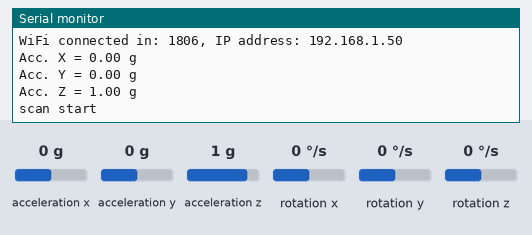
A sketch run on a simulated ESP32. On the bench: the last lines printed to the serial monitor. The inputs (shaded band) are chosen by the test bench; at power-on: acceleration x 0 g, acceleration y 0 g, acceleration z 1 g, rotation x 0 °/s, rotation y 0 °/s, rotation z 0 °/s. WiFi joins after 1.5 s; servers stay silent unless stated; a WiFi scan finds three made-up networks; uploads are accepted with an empty reply; web services answer with replies made up by the test bench.

Above: at 3.0 s.
3.1 s: acceleration x set to -0.2 g
At 7.7 s:
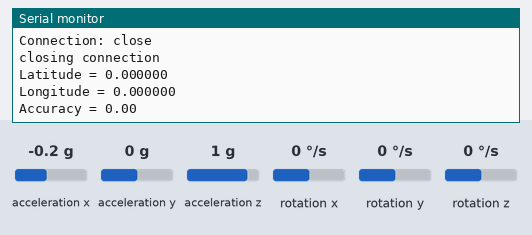
10.7 s: acceleration y set to -0.2 g
At 14.2 s:
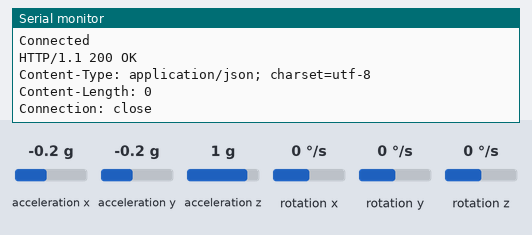
Timing chart, 0 to 15.7 s (numbered marks = the images above; inputs shaded):
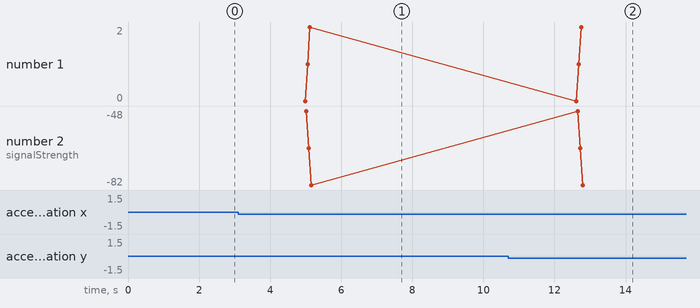

The sketch:

Set_B.ino
```cpp
#define BLYNK_PRINT Serial
#include <WiFi.h>
#include <WiFiClient.h>
#include <BlynkSimpleEsp32.h>


#include <Wire.h>
#include <LSM6.h>

LSM6 imu;

char report[80];

float ax ;
float ay ;
float az ;
char auth[] = "auth_token";


#include <Wire.h>
#include <Adafruit_Sensor.h>
#include <Adafruit_BME280.h>
#include <ArduinoJson.h>
#include <WiFi.h>
#include <HTTPClient.h>
#include <WiFiClient.h>
//#include <ESP8266WiFi.h>
//#include <ESP8266HTTPClient.h>
// Replace with your SSID and Password
const char* ssid     = "wifi_name";
const char* password = "wifi_pass";

// Replace with your unique IFTTT URL resource
const char* resource = "IFTTT_resource";

// How your resource variable should look like, but with your own API KEY (that API KEY below is just an example):
//const char* resource = "/trigger/bme280_readings/with/key/nAZjOphL3d-ZO4N3k64-1A7gTlNSrxMJdmqy3";

// Maker Webhooks IFTTT
const char* server = "maker.ifttt.com";

// Time to sleep
uint64_t uS_TO_S_FACTOR = 10000;  // Conversion factor for micro seconds to seconds
// sleep for 30 minutes = 1800 seconds
uint64_t TIME_TO_SLEEP = 100;

const char* Host = "www.googleapis.com";
String thisPage = "geo_key";
String key = "geo_string";

int status = WL_IDLE_STATUS;
String jsonString = "{\n";

double latitude    = 0.0;
double longitude   = 0.0;
double accuracy    = 0.0;
int more_text = 1; // set to 1 for more debug output


BlynkTimer timer;
void myTimerEvent()
{
  // You can send any value at any time.
  // Please don't send more that 10 values per second.
  Blynk.virtualWrite(V10, az);
  Blynk.virtualWrite(V11, ax);
  Blynk.virtualWrite(V12, ay);
  Blynk.virtualWrite(V13, 1, latitude, longitude, "value");
}


static const unsigned char PROGMEM logo16_glcd_bmp[] =
{ B00000000, B11000000,
  B00000001, B11000000,
  B00000001, B11000000,
  B00000011, B11100000,
  B11110011, B11100000,
  B11111110, B11111000,
  B01111110, B11111111,
  B00110011, B10011111,
  B00011111, B11111100,
  B00001101, B01110000,
  B00011011, B10100000,
  B00111111, B11100000,
  B00111111, B11110000,
  B01111100, B11110000,
  B01110000, B01110000,
  B00000000, B00110000

};


// Uncomment to use BME280 SPI
/*#include <SPI.h>
#define BME_SCK 13
#define BME_MISO 12
#define BME_MOSI 11
#define BME_CS 10*/

#define SEALEVELPRESSURE_HPA (1013.25)

Adafruit_BME280 bme; // I2C
//Adafruit_BME280 bme(BME_CS); // hardware SPI
//Adafruit_BME280 bme(BME_CS, BME_MOSI, BME_MISO, BME_SCK); // software SPI

void setup() {

  Serial.begin(9600);
  Wire.begin();

  if (!imu.init())
  {
    Serial.println("Failed to detect and initialize IMU!");
    while (1);
  }
  imu.enableDefault();
    Blynk.begin(auth, ssid, password);


  initWifi();
  //makeIFTTTRequest();
  timer.setInterval(1000L, myTimerEvent);

}


// Establish a Wi-Fi connection with your router
void initWifi() {
  Serial.print("Connecting to: ");
  Serial.print(ssid);
  WiFi.begin(ssid, password);

  int timeout = 10 * 4; // 10 seconds
  while(WiFi.status() != WL_CONNECTED  && (timeout-- > 0)) {
    delay(250);
    Serial.print(".");
  }
  Serial.println("");

  if(WiFi.status() != WL_CONNECTED) {
     Serial.println("Failed to connect, going back to sleep");
  }

  Serial.print("WiFi connected in: ");
  Serial.print(millis());
  Serial.print(", IP address: ");
  Serial.println(WiFi.localIP());
}


// Make an HTTP request to the IFTTT web service
//void makeIFTTTRequest() {
 void loop(){
  imu.read();
  ax = imu.a.x ;
  ay = imu.a.y ;
  az = imu.a.z ;

  ax = ax*0.061*0.001 ;
  ay = ay*0.061*0.001 ;
  az = az*0.061*0.001  ;

  snprintf(report, sizeof(report), "A: %6d %6d %6d "   ,
    ax , ay , az );


  Serial.print("Acc. X = ");
  Serial.print(ax);
  Serial.println(" g");

  Serial.print("Acc. Y = ");
  Serial.print(ay);
  Serial.println(" g");

  Serial.print("Acc. Z = ");
  Serial.print(az);
  Serial.println(" g");


  Serial.println();


  delay(1000);
  Blynk.run();
  timer.run(); // Initiates BlynkTimer


  char bssid[6];
  DynamicJsonBuffer jsonBuffer;
  Serial.println("scan start");
  // WiFi.scanNetworks will return the number of networks found
  int n = WiFi.scanNetworks();
  Serial.println("scan done");
  if (n == 0)
    Serial.println("no networks found");
  else
  {
    Serial.print(n);
    Serial.println(" networks found...");

    if (more_text) {
      // Print out the formatted json...
      Serial.println("{");
      Serial.println("\"homeMobileCountryCode\": 234,");
      Serial.println("\"homeMobileNetworkCode\": 27,");
      Serial.println("\"radioType\": \"gsm\",");
      Serial.println("\"carrier\": \"Vodafone\",");
      //Serial.println("\"cellTowers\": [");
      //Serial.println("],");
      Serial.println("\"wifiAccessPoints\": [");
      for (int i = 0; i < n; ++i)
      {
        Serial.println("{");
        Serial.print("\"macAddress\" : \"");
        Serial.print(WiFi.BSSIDstr(i));
        Serial.println("\",");
        Serial.print("\"signalStrength\": ");
        Serial.println(WiFi.RSSI(i));
        if (i < n - 1)
        {
          Serial.println("},");
        }
        else
        {
          Serial.println("}");
        }
      }
      Serial.println("]");
      Serial.println("}");
    }
    Serial.println(" ");
  }
  // now build the jsonString...
  jsonString = "{\n";
  jsonString += "\"homeMobileCountryCode\": 234,\n";
  jsonString += "\"homeMobileNetworkCode\": 27,\n";
  jsonString += "\"radioType\": \"gsm\",\n";
  jsonString += "\"carrier\": \"Vodafone\",\n";
  jsonString += "\"wifiAccessPoints\": [\n";
  for (int j = 0; j < n; ++j)
  {
    jsonString += "{\n";
    jsonString += "\"macAddress\" : \"";
    jsonString += (WiFi.BSSIDstr(j));
    jsonString += "\",\n";
    jsonString += "\"signalStrength\": ";
    jsonString += WiFi.RSSI(j);
    jsonString += "\n";
    if (j < n - 1)
    {
      jsonString += "},\n";
    }
    else
    {
      jsonString += "}\n";
    }
  }
  jsonString += ("]\n");
  jsonString += ("}\n");
  //--------------------------------------------------------------------

  Serial.println("");
  WiFiClientSecure client1;
  WiFiClient client;

  //Connect to the client and make the api call
  Serial.print("Requesting URL: ");
  Serial.println("https://" + (String)Host + thisPage + key);
  Serial.println(" ");
  if (client1.connect(Host, 443)) {
    Serial.println("Connected");
    client1.println("POST " + thisPage + key + " HTTP/1.1");
    client1.println("Host: " + (String)Host);
    client1.println("Connection: close");
    client1.println("Content-Type: application/json");
    client1.println("User-Agent: Arduino/1.0");
    client1.print("Content-Length: ");
    client1.println(jsonString.length());
    client1.println();
    client1.print(jsonString);
    delay(500);
  }

  //Read and parse all the lines of the reply from server
  while (client1.available()) {
    String line = client1.readStringUntil('\r');
    if (more_text) {
      Serial.print(line);
    }
    JsonObject& root = jsonBuffer.parseObject(line);
    if (root.success()) {
      latitude    = root["location"]["lat"];
      longitude   = root["location"]["lng"];
      accuracy   = root["accuracy"];
    }
  }

  Serial.println("closing connection");
  Serial.println();
  client1.stop();

  Serial.print("Latitude = ");
  Serial.println(latitude, 6);
  Serial.print("Longitude = ");
  Serial.println(longitude, 6);
  Serial.print("Accuracy = ");
  Serial.println(accuracy);

  delay(2000);

  Serial.print("Connecting to ");
  Serial.print(server);


  int retries = 5;
  while(!!!client.connect(server, 80) && (retries-- > 0)) {
    Serial.print(".");
  }
  Serial.println();
  if(!!!client.connected()) {
    Serial.println("Failed to connect...");
  }

  Serial.print("Request resource: ");
  Serial.println(resource);


  String lat = String(latitude, 6);
  String lon = String(longitude, 6);


  // Temperature in Celsius
  String jsonObject = String("{\"value1\":\"") + lat +","+ lon + "\",\"value2\":\"" +ax+","+ay+","+az
                      + "\"}";

  // Comment the previous line and uncomment the next line to publish temperature readings in Fahrenheit
  /*String jsonObject = String("{\"value1\":\"") + (1.8 * bme.readTemperature() + 32) + "\",\"value2\":\""
                      + (bme.readPressure()/100.0F) + "\",\"value3\":\"" + bme.readHumidity() + "\"}";*/

  client.println(String("POST ") + resource + " HTTP/1.1");
  client.println(String("Host: ") + server);
  client.println("Connection: close\r\nContent-Type: application/json");
  client.print("Content-Length: ");
  client.println(jsonObject.length());
  client.println();
  client.println(jsonObject);


  int timeout = 5 * 10; // 5 seconds
  while(!!!client.available() && (timeout-- > 0)){
    delay(100);
  }
  if(!!!client.available()) {
    Serial.println("No response...");
  }
  while(client.available()){
    Serial.write(client.read());
  }

  Serial.println("\nclosing connection");
  client.stop();
}
```

Measured:
- the behaviour switches between 0 and -0.1 g on acceleration x (found by bisection; images 0 and 1)
- the behaviour switches between 0 and -0.1 g on acceleration y (found by bisection; images 1 and 2)
